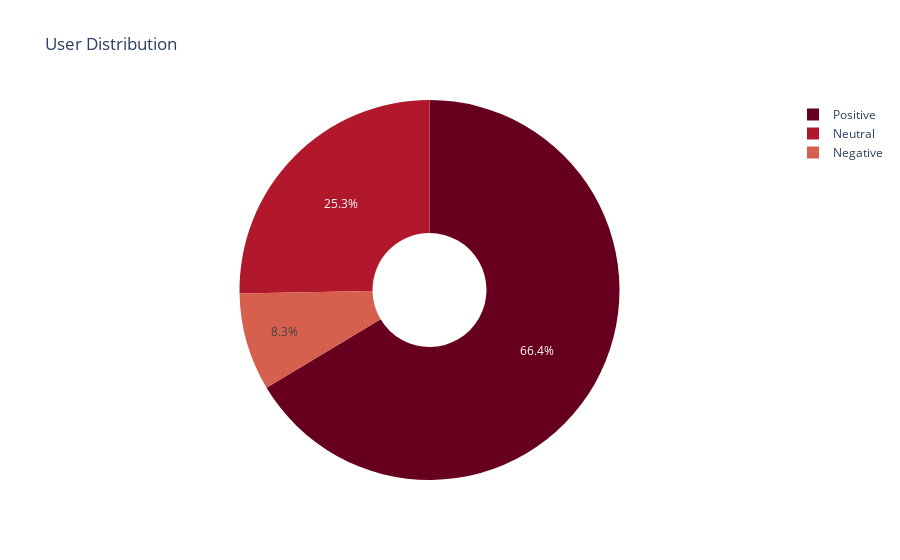

Source (notebook cell):
### Code cell
positive_ENJ2 = (data[((data.ENJ2 > 3) & (data.USERWIKI == "0"))]).shape[0]
negative_ENJ2 = (data[((data.ENJ2 < 3) & (data.USERWIKI == "0"))]).shape[0]

neutral_ENJ2 = (data[((data.ENJ2 == 3) & (data.USERWIKI == "0"))]).shape[0]



table = pd.DataFrame(np.array([positive_ENJ2, neutral_ENJ2, negative_ENJ2]),
                     ['Positive', 'Neutral', 'Negative'], ['count'])



fig = px.pie(table, values='count', names= ['Positive', 'Neutral', 'Negative'], 
             color_discrete_sequence=px.colors.sequential.RdBu, hole=.3, 
             title='User Distribution')
fig.show()
table

### Figure 1 — Plotly figure (JSON) as saved in the notebook; plotly's stock layout.template omitted (floating-point values rounded to 4 significant figures)
{"data": [{"domain": {"x": [0, 1], "y": [0, 1]}, "hole": 0.3, "hoverlabel": {"namelength": 0}, "hovertemplate": "label=%{label}<br>count=%{value}", "labels": ["Positive", "Neutral", "Negative"], "legendgroup": "", "name": "", "showlegend": true, "type": "pie", "values": [512, 195, 64]}], "layout": {"legend": {"tracegroupgap": 0}, "piecolorway": ["rgb(103,0,31)", "rgb(178,24,43)", "rgb(214,96,77)", "rgb(244,165,130)", "rgb(253,219,199)", "rgb(247,247,247)", "rgb(209,229,240)", "rgb(146,197,222)", "rgb(67,147,195)", "rgb(33,102,172)", "rgb(5,48,97)"], "title": {"text": "User Distribution"}}}
